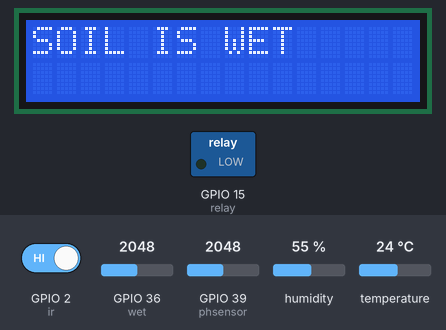
A sketch run on a simulated ESP32. On the bench: 16×2 character LCD, switched loads named in the sketch (green lamp = pin HIGH). The inputs (shaded band) are chosen by the test bench; at power-on: GPIO 36 (wet) = 2048, GPIO 2 (ir) HIGH, humidity 55 %, GPIO 39 (phsensor) = 2048, temperature 24 °C. WiFi joins after 1.5 s; servers stay silent unless stated; what the sketch prints to the serial monitor is not drawn.

Above: at 4.2 s.
4.3 s: GPIO 36 (wet) set to 3371
18.3 s: GPIO 36 (wet) set to 3436
At 27.0 s:
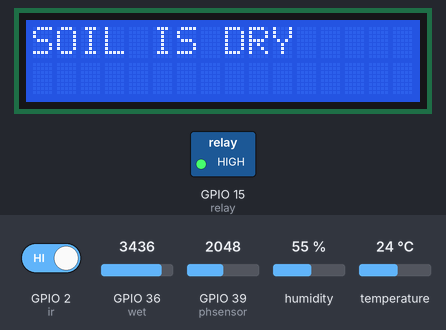
32.3 s: GPIO 2 (ir) driven LOW
At 33.6 s:
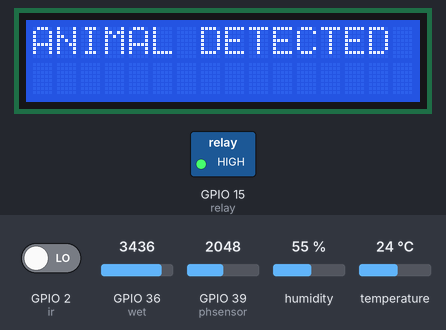
45.5 s: humidity set to 22 %
At 57.6 s:
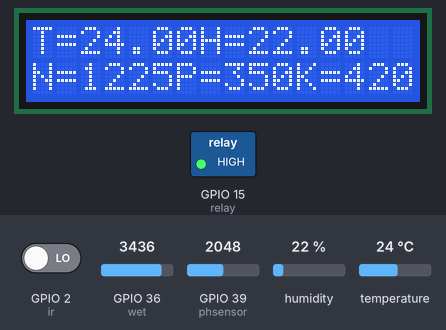
59.5 s: GPIO 39 (phsensor) set to 2866
At 66.2 s:
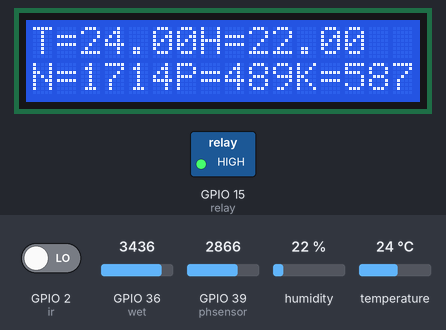
68.5 s: GPIO 39 (phsensor) set to 3972
At 74.8 s:
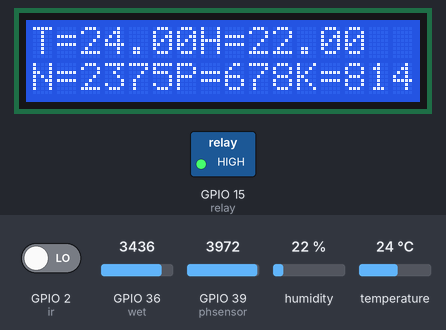
Timing chart, 0 to 76.3 s (numbered marks = the images above; inputs shaded):
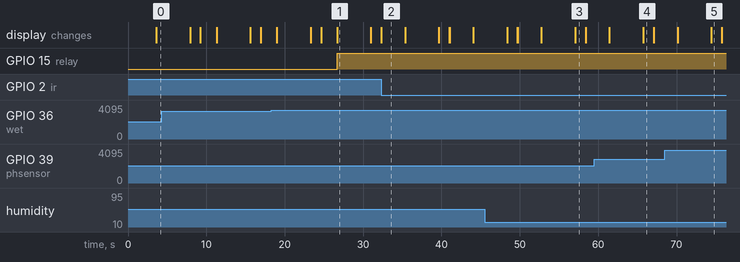

Measured:
- the behaviour switches between 3399 and 3400 on GPIO 36 (wet) (found by bisection; images 0 and 1)
- after the input at 18.3 s, GPIO 15 (relay): LOW → HIGH after 8.4 s; the display: first differs from a run without the input after 8.4 s (image 1)
- after the input at 32.3 s, the display: first differs from a run without the input at once (image 2)
- what the display in image 1 shows lasts 4.3 s, from 26.7 s to 31.0 s
- what the display in image 2 shows lasts 3.1 s, from 32.3 s to 35.4 s
- what the display in image 3 shows lasts 1.4 s, from 57.0 s to 58.4 s

The sketch:

SmartAgri.ino
```cpp
#include <LiquidCrystal.h>
LiquidCrystal lcd(13,12,14,27,26,25);
#include <stdio.h>
#include <stdlib.h>
#include <string.h>

#define REPORTING_PERIOD_MS     1000
#include <DHT.h>
#define dht_pin 4
#define Type DHT11
DHT HT(dht_pin,Type);
int wet=36;

int moistvalue;
float tempc,Humidity;

#include <WiFi.h>
#include "ThingSpeak.h"

const char* ssid = "smile123";   // your network SSID (name)
const char* password = "123456789";   // your network password
WiFiClient  client;

unsigned long myChannelNumber =  2478521;
const char * myWriteAPIKey = "SBQJJLY8Q8NUEP7N";


// Timer variables
unsigned long lastTime = 0;
unsigned long timerDelay = 30000;

void Connect_wifi();

uint32_t tsLastReport = 0;

char MOISTURE_buff[20],CO_buff[20],PH_buff[20];
int MOISTURE_Value,PH_Value,CO_Value;


int phsensor=39;

unsigned long int avgValue;  //Store the average value of the sensor feedback
float b;
int buf[10],temp;


int nValue;
int pValue;
int kValue;
int PhValue;

int ir=2;
int relay=15;

void setup()
{
  lcd.begin(16,2);
  Serial.begin(9600);  //Initialize serial
  pinMode(phsensor,INPUT);
  pinMode(wet,INPUT);
  pinMode(ir,INPUT);
  pinMode(relay,OUTPUT);
  pinMode(dht_pin,INPUT);
  digitalWrite(relay,LOW);
  HT.begin();
  WiFi.mode(WIFI_STA);

  ThingSpeak.begin(client);  // Initialize ThingSpeak
//  Connect_wifi();

  Connect_wifi();
}

void Connect_wifi()
{
  // Attempt to connect to Wifi network:
  Serial.print("Connecting Wifi: ");
  Serial.println(ssid);
  pinMode(wet,INPUT);
  WiFi.mode(WIFI_STA);
  WiFi.begin(ssid, password);

  while (WiFi.status() != WL_CONNECTED) {
    Serial.print(".");
    lcd.clear();
    lcd.print("wifi conneting");
    delay(500);
  }

  Serial.println("");
  Serial.println("WiFi connected");
  Serial.print("IP address: ");
  Serial.println(WiFi.localIP());

//  Init_spo2();
}

void loop() {
  ir_check();
  humidity_check();
  moisture_check();
  N_Check();
  P_Check();
  K_Check();
  lcd.clear();
  lcd.print("T="+String(tempc)+"H="+String(Humidity));
  lcd.setCursor(0,1);
  lcd.print("N="+String(nValue)+"P="+String(pValue)+"K="+String(kValue));
  delay(1000);
    // set the fields with the values
//    ThingSpeak.setField(1, count);
    ThingSpeak.setField(1, Humidity);
    ThingSpeak.setField(2, tempc);
    ThingSpeak.setField(3, moistvalue);
    ThingSpeak.setField(4, nValue);
    ThingSpeak.setField(5, pValue);
    ThingSpeak.setField(6, kValue);

    // Write to ThingSpeak. There are up to 8 fields in a channel, allowing you to store  to 8 different
    // pieces of information in a channel.  Here, we write to field 1.
    int x = ThingSpeak.writeFields(myChannelNumber, myWriteAPIKey);

    if(x == 200){
      Serial.println("Channel update successful.");
      lcd.clear();
      lcd.print("Channel update");
      lcd.setCursor(0,1);
      lcd.print("successful.");
      Connect_wifi();
//      Init_spo2();
    }
    else{
      Serial.println("Problem updating channel. HTTP error code " + String(x));
    }
    lastTime = millis();
//  }
}
void ir_check()
{
  int irvalue=digitalRead(ir);
  Serial.println("irvalue="+String(irvalue));
  if(irvalue==LOW)
  {
   lcd.clear();
   lcd.print("ANIMAL DETECTED");
   delay(1000);
  }
}
void moisture_check()
{
 moistvalue=analogRead(wet);
 moistvalue=map(moistvalue,0,4096,0,1024);
 Serial.println("moistvalue="+String(moistvalue));
 delay(1000);
 if(moistvalue<850)
 {
  digitalWrite(relay,LOW);
  lcd.clear();
  lcd.print("SOIL IS WET");
  delay(1000);
 }
 else
 {
  digitalWrite(relay,HIGH);
  lcd.clear();
  lcd.print("SOIL IS DRY");
  delay(1000);
 }
}

void humidity_check()
{
     tempc=HT.readTemperature();
     Humidity=HT.readHumidity();
     Serial.println("temp="+String(tempc));
     Serial.println("Humidity="+String(Humidity));
     delay(1000);

}
void N_Check(){
  for(int i=0;i<10;i++)       //Get 10 sample value from the sensor for smooth the value
  {
    buf[i]=analogRead(phsensor);
    delay(10);
  }
  for(int i=0;i<9;i++)        //sort the analog from small to large
  {
    for(int j=i+1;j<10;j++)
    {
      if(buf[i]>buf[j])
      {
        temp=buf[i];
        buf[i]=buf[j];
        buf[j]=temp;
      }
    }
  }
  avgValue=0;
  for(int i=2;i<8;i++)                      //take the average value of 6 center sample
    avgValue+=buf[i];
  float phValue=(float)avgValue*5.0/1024/6; //convert the analog into millivolt
  nValue=3.5*phValue*35;

  Serial.print("NValue:");
  Serial.print(nValue);
  Serial.println("");

  delay(1000);
}

 void P_Check(){
  for(int i=0;i<10;i++)       //Get 10 sample value from the sensor for smooth the value
  {
    buf[i]=analogRead(phsensor);
    delay(10);
  }
  for(int i=0;i<9;i++)        //sort the analog from small to large
  {
    for(int j=i+1;j<10;j++)
    {
      if(buf[i]>buf[j])
      {
        temp=buf[i];
        buf[i]=buf[j];
        buf[j]=temp;
      }
    }
  }
  avgValue=0;
  for(int i=2;i<8;i++)                      //take the average value of 6 center sample
    avgValue+=buf[i];
  float phValue=(float)avgValue*5.0/1024/6; //convert the analog into millivolt
  pValue=3.5*phValue*10;

  Serial.print("PValue:");
  Serial.print(pValue);
  Serial.println("");
  delay(1000);

    }

 void K_Check(){
  for(int i=0;i<10;i++)       //Get 10 sample value from the sensor for smooth the value
  {
    buf[i]=analogRead(phsensor);
    delay(10);
  }
  for(int i=0;i<9;i++)        //sort the analog from small to large
  {
    for(int j=i+1;j<10;j++)
    {
      if(buf[i]>buf[j])
      {
        temp=buf[i];
        buf[i]=buf[j];
        buf[j]=temp;
      }
    }
  }
  avgValue=0;
  for(int i=2;i<8;i++)                      //take the average value of 6 center sample
    avgValue+=buf[i];
  float phValue=(float)avgValue*5.0/1024/6; //convert the analog into millivolt
  kValue=3.5*phValue*12;

  Serial.print("kValue:");
  Serial.print(kValue);
  Serial.println("");
  delay(1000);

    }
```
